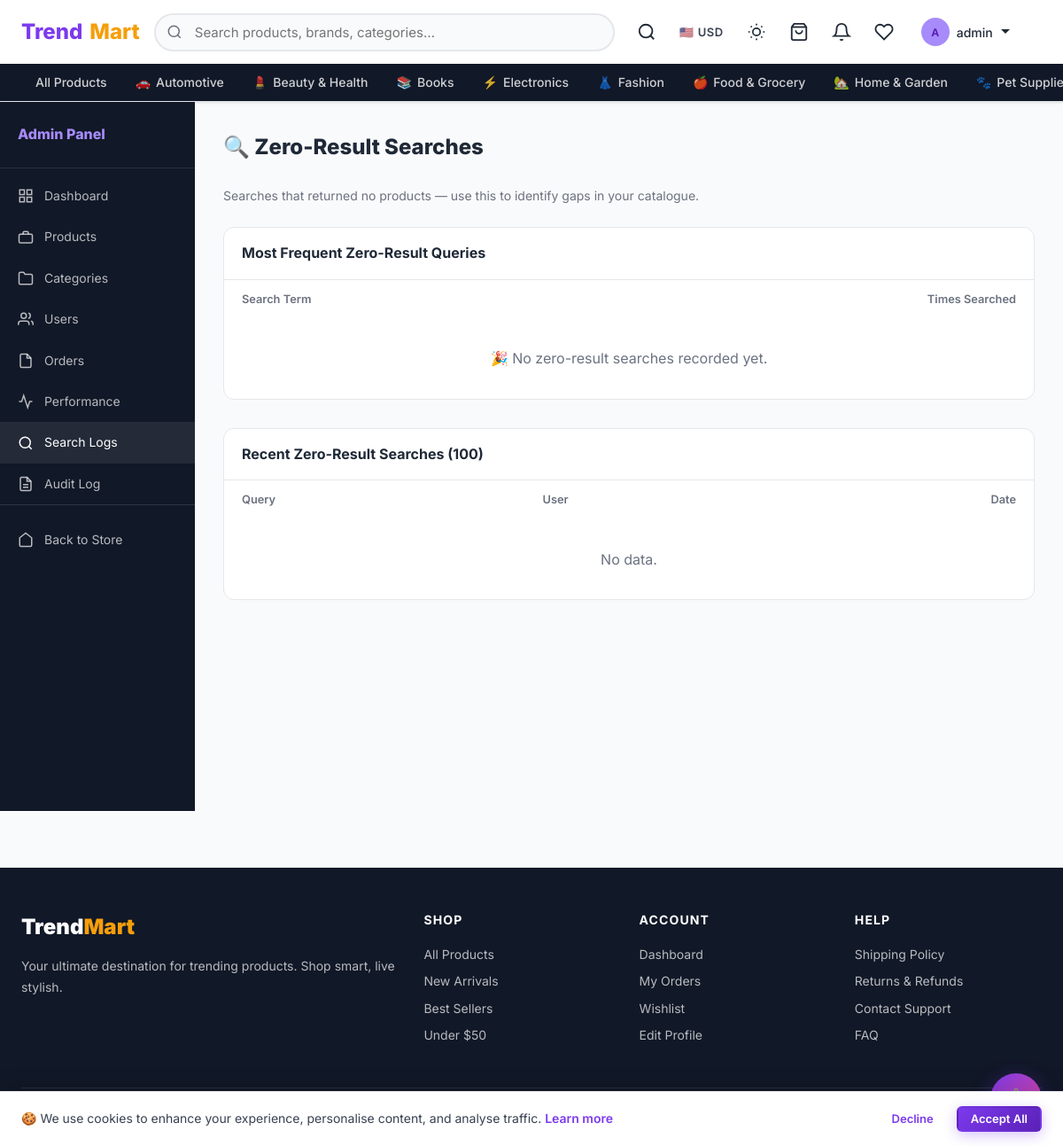
/admin-panel/search-logs/ (signed in), run on the app's committed database.
### shop/models.py (models this page shows, shortened)
class Category(models.Model):
    name = models.CharField(max_length=200)
    slug = models.SlugField(unique=True, blank=True)
    parent = models.ForeignKey(
        'self', null=True, blank=True, on_delete=models.CASCADE, related_name='children'
    )
    description = models.TextField(blank=True)
    icon = models.CharField(max_length=100, blank=True, help_text="Emoji or CSS icon class")
    image = models.ImageField(upload_to='categories/', blank=True, null=True)
    is_active = models.BooleanField(default=True)
    order = models.PositiveIntegerField(default=0)
    class Meta:
        verbose_name_plural = "Categories"
        ordering = ['order', 'name']

### shop/views.py (the view)
# urls.py: path('admin-panel/search-logs/', views.admin_search_logs, name='admin_search_logs'),
@admin_required
def admin_search_logs(request):
    zero_results = SearchLog.objects.filter(result_count=0).order_by('-created_at')[:100]
    from django.db.models import Count as _Count
    grouped = (
        SearchLog.objects.filter(result_count=0)
        .values('query')
        .annotate(count=_Count('id'))
        .order_by('-count')[:30]
    )
    return render(request, 'shop/admin_panel/search_logs.html', {
        'zero_results': zero_results,
        'grouped': grouped,
    })

### shop/context_processors.py (called while the page is built)
def cart_context(request):
    cart_count = 0
    try:
        if request.user.is_authenticated:
            cart = Cart.objects.filter(user=request.user).first()
        else:
            session_key = request.session.session_key
            cart = Cart.objects.filter(session_key=session_key, user=None).first() if session_key else None
        if cart:
            cart_count = cart.get_item_count()
    except Exception:
        pass
    return {'cart_count': cart_count}

def site_context(request):
    root_categories = Category.objects.filter(parent=None, is_active=True).prefetch_related('children')
    return {
        'site_name': 'TrendMart',
        'site_tagline': 'Shop the Trend, Live the Style',
        'root_categories': root_categories,
    }

### shop/views.py (called while the page is built, shortened)
def admin_required(view_func):
    @wraps(view_func)
    def wrapper(request, *args, **kwargs):
        if not request.user.is_authenticated:
            messages.error(request, "Please log in to continue.")
            return redirect('shop:login')
        if request.user.is_staff:
            return view_func(request, *args, **kwargs)
    return wrapper

### templates/shop/admin_panel/search_logs.html (shortened to what this page needs)
{% extends 'shop/admin_panel/base_admin.html' %}
{% block admin_content %}
<div class="admin-content-header">
  <h1 class="admin-page-title">🔍 Zero-Result Searches</h1>
</div>
<p style="color:var(--text-light);font-size:.875rem;margin-bottom:1.5rem">Searches that returned no products — use this to identify gaps in your catalogue.</p>
<div style="background:var(--card-bg);border:1.5px solid var(--border);border-radius:var(--radius);overflow:hidden;margin-bottom:2rem">
  <div style="padding:1rem 1.25rem;border-bottom:1px solid var(--border);font-weight:700;color:var(--dark)">Most Frequent Zero-Result Queries</div>
  <table style="width:100%;border-collapse:collapse">
    <thead><tr style="background:var(--bg)">
      <th style="text-align:left;padding:.75rem 1.25rem;font-size:.8rem;color:var(--text-light);font-weight:600">Search Term</th>
      <th style="text-align:right;padding:.75rem 1.25rem;font-size:.8rem;color:var(--text-light);font-weight:600">Times Searched</th>
    </tr></thead>
    <tbody>
      {% for item in grouped %}
      <tr style="border-top:1px solid var(--border)">
        <td style="padding:.75rem 1.25rem;font-weight:600;color:var(--dark)">{{ item.query }}</td>
        <td style="padding:.75rem 1.25rem;text-align:right"><span style="background:rgba(239,68,68,.1);color:#EF4444;font-weight:700;padding:.2rem .6rem;border-radius:var(--radius-full);font-size:.8rem">{{ item.count }}</span></td>
      </tr>
      {% empty %}
      <tr><td colspan="2" style="text-align:center;padding:2rem;color:var(--text-light)">🎉 No zero-result searches recorded yet.</td></tr>
      {% endfor %}
    </tbody>
  </table>
</div>
<div style="background:var(--card-bg);border:1.5px solid var(--border);border-radius:var(--radius);overflow:hidden">
  <div style="padding:1rem 1.25rem;border-bottom:1px solid var(--border);font-weight:700;color:var(--dark)">Recent Zero-Result Searches (100)</div>
  <table style="width:100%;border-collapse:collapse">
    <thead><tr style="background:var(--bg)">
      <th style="text-align:left;padding:.75rem 1.25rem;font-size:.8rem;color:var(--text-light);font-weight:600">Query</th>
      <th style="text-align:left;padding:.75rem 1rem;font-size:.8rem;color:var(--text-light);font-weight:600">User</th>
      <th style="text-align:right;padding:.75rem 1.25rem;font-size:.8rem;color:var(--text-light);font-weight:600">Date</th>
    </tr></thead>
    <tbody>
      {% for log in zero_results %}
      <tr style="border-top:1px solid var(--border)">
        <td style="padding:.625rem 1.25rem;font-weight:600;color:var(--dark)">{{ log.query }}</td>
        <td style="padding:.625rem 1rem;color:var(--text-light);font-size:.875rem">{{ log.user|default:"Guest" }}</td>
        <td style="padding:.625rem 1.25rem;text-align:right;color:var(--text-light);font-size:.8rem">{{ log.created_at|date:"M d, H:i" }}</td>
      </tr>
      {% empty %}
      <tr><td colspan="3" style="text-align:center;padding:2rem;color:var(--text-light)">No data.</td></tr>
      {% endfor %}
    </tbody>
  </table>
</div>
{% endblock %}

### templates/shop/base.html (shortened to what this page needs)
{% load static %}
<!DOCTYPE html>
<html lang="en">
<head>
  <link rel="stylesheet" href="{% static 'css/main.css' %}">
</head>
<body>
<header>
  <nav class="navbar" role="navigation" aria-label="Main navigation">
    <div class="navbar-inner">
      <a href="{% url 'shop:home' %}" class="navbar-brand" aria-label="TrendMart Home">
        Trend<span>Mart</span>
      </a>
      <div class="navbar-search" id="navbar-search" role="search">
        <form action="{% url 'shop:search' %}" method="get">
          <input type="search" name="q" id="search-input" value="{{ request.GET.q }}"
                 placeholder="Search products, brands, categories…"
                 autocomplete="off" aria-label="Search products">
        </form>
      </div>
      <div class="navbar-actions">
        <button id="mobile-search-btn" class="nav-icon-btn" aria-label="Search" aria-expanded="false">
          <svg viewBox="0 0 24 24" fill="none" stroke="currentColor" stroke-width="2"><circle cx="11" cy="11" r="8"/><path d="m21 21-4.35-4.35"/></svg>
        </button>
        <div class="currency-selector" title="Select currency">
          <button class="currency-btn" id="currency-btn" aria-label="Currency selector" aria-haspopup="listbox">
            <span id="currency-flag">🇺🇸</span>
            <span id="currency-code">USD</span>
          </button>
        </div>
        <button id="dark-mode-toggle" class="dark-mode-btn" aria-label="Toggle dark mode" aria-pressed="false" title="Toggle dark mode">
        </button>
        <a href="{% url 'shop:cart' %}" class="nav-icon-btn" id="nav-cart-btn" aria-label="Cart ({{ cart_count }} items)">
          <svg viewBox="0 0 24 24" fill="none" stroke="currentColor" stroke-width="2" aria-hidden="true"><path d="M6 2L3 6v14a2 2 0 002 2h14a2 2 0 002-2V6l-3-4z"/><line x1="3" y1="6" x2="21" y2="6"/><path d="M16 10a4 4 0 01-8 0"/></svg>
        </a>
        {% if user.is_authenticated %}
          <div class="nav-bell-wrap">
            <a href="{% url 'shop:notification_list' %}" class="nav-icon-btn" id="notif-bell-btn" aria-label="Notifications">
              <svg viewBox="0 0 24 24" fill="none" stroke="currentColor" stroke-width="2" aria-hidden="true"><path d="M18 8A6 6 0 006 8c0 7-3 9-3 9h18s-3-2-3-9"/><path d="M13.73 21a2 2 0 01-3.46 0"/></svg>
            </a>
          </div>
          <a href="{% url 'shop:wishlist' %}" class="nav-icon-btn" aria-label="Wishlist">
            <svg viewBox="0 0 24 24" fill="none" stroke="currentColor" stroke-width="2" aria-hidden="true"><path d="M20.84 4.61a5.5 5.5 0 00-7.78 0L12 5.67l-1.06-1.06a5.5 5.5 0 00-7.78 7.78L12 21.23l8.84-8.84a5.5 5.5 0 000-7.78z"/></svg>
          </a>
          <div class="user-menu">
            <button class="user-menu-toggle" data-dropdown="user-menu-dropdown"
                    aria-haspopup="true" aria-expanded="false" aria-controls="user-menu-dropdown">
              <div class="user-avatar-sm" aria-hidden="true">{{ user.first_name|first|upper|default:user.username|first|upper }}</div>
              <span>{{ user.first_name|default:user.username }}</span>
              <svg width="12" height="12" viewBox="0 0 12 12" aria-hidden="true"><path fill="currentColor" d="M6 8L1 3h10z"/></svg>
            </button>
          </div>
        {% else %}
          <a href="{% url 'shop:login' %}" class="btn btn-ghost btn-sm">Login</a>
          <a href="{% url 'shop:register' %}" class="btn btn-primary btn-sm">Sign Up</a>
        {% endif %}
      </div>
    </div>
    <div class="nav-categories" role="navigation" aria-label="Category navigation">
      <div class="nav-categories-inner">
        <a href="{% url 'shop:product_list' %}" class="nav-cat-link">All Products</a>
        {% for cat in root_categories %}
          <a href="{% url 'shop:category' cat.slug %}" class="nav-cat-link">
            {% if cat.icon %}<span aria-hidden="true">{{ cat.icon }}</span>{% endif %}
            {{ cat.name }}
          </a>
        {% endfor %}
      </div>
    </div>
  </nav>
</header>
<main id="main-content" tabindex="-1">
  {% block content %}{% endblock %}
</main>
<footer class="footer" role="contentinfo">
  <div class="container">
    <div class="footer-grid">
      <div>
        <div class="footer-brand">Trend<span>Mart</span></div>
        <p class="footer-desc">Your ultimate destination for trending products. Shop smart, live stylish.</p>
      </div>
      <div>
        <div class="footer-col-title">Shop</div>
        <a href="{% url 'shop:product_list' %}" class="footer-link">All Products</a>
        <a href="{% url 'shop:product_list' %}?sort=newest" class="footer-link">New Arrivals</a>
        <a href="{% url 'shop:product_list' %}?sort=popular" class="footer-link">Best Sellers</a>
        <a href="{% url 'shop:product_list' %}?min_price=0&max_price=50" class="footer-link">Under $50</a>
      </div>
      <div>
        <div class="footer-col-title">Account</div>
        {% if user.is_authenticated %}
          <a href="{% url 'shop:dashboard' %}" class="footer-link">Dashboard</a>
          <a href="{% url 'shop:order_list' %}" class="footer-link">My Orders</a>
          <a href="{% url 'shop:wishlist' %}" class="footer-link">Wishlist</a>
          <a href="{% url 'shop:profile' %}" class="footer-link">Edit Profile</a>
        {% else %}
          <a href="{% url 'shop:login' %}" class="footer-link">Login</a>
          <a href="{% url 'shop:register' %}" class="footer-link">Register</a>
          <a href="{% url 'shop:register' %}?role=retailer" class="footer-link">Sell on TrendMart</a>
        {% endif %}
      </div>
      <div>
        <div class="footer-col-title">Help</div>
        <a href="#" class="footer-link">Shipping Policy</a>
        <a href="#" class="footer-link">Returns &amp; Refunds</a>
        <a href="#" class="footer-link">Contact Support</a>
        <a href="#" class="footer-link">FAQ</a>
      </div>
    </div>
    <div class="footer-bottom">
      <span>&copy; 2026 TrendMart. Developed by George Papasotiriou. All rights reserved.</span>
      <span>Made with ❤️ for great shopping experiences</span>
    </div>
  </div>
</footer>
<div class="ai-chat-widget" role="complementary" aria-label="AI Shopping Assistant">
  <button id="ai-chat-trigger" class="ai-chat-trigger" aria-expanded="false" aria-controls="ai-chat-panel" aria-label="Open AI shopping assistant">
  </button>
</div>
<div id="cookie-banner" class="cookie-banner" role="dialog" aria-label="Cookie consent" aria-live="polite">
  <p class="cookie-banner-text">
    🍪 We use cookies to enhance your experience, personalise content, and analyse traffic.
    <a href="#" style="color:var(--primary);font-weight:600">Learn more</a>
  </p>
  <div class="cookie-banner-actions">
    <button id="cookie-decline" class="btn btn-ghost btn-sm">Decline</button>
    <button id="cookie-accept" class="btn btn-primary btn-sm">Accept All</button>
  </div>
</div>
</body>
</html>

### data on the page
Category: icon "🚗", name "Automotive"
Category: icon "💄", name "Beauty & Health"
Category: icon "📚", name "Books"
Category: icon "⚡", name "Electronics"
Category: icon "👗", name "Fashion"
Category: icon "🍎", name "Food & Grocery"
Category: icon "🏡", name "Home & Garden"
Category: icon "🐾", name "Pet…"

### other printed values
{{ user.first_name|first|upper|default:user.username|first|upper }} "A"
{{ user.first_name|default:user.username }} "admin"
